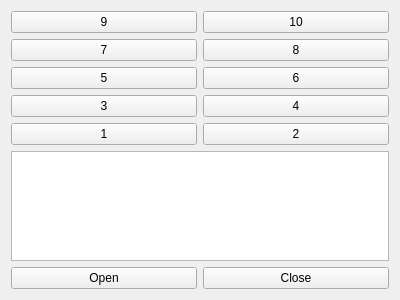
<?xml version="1.0" encoding="UTF-8"?>
<ui version="4.0">
 <class>ElevatorUserInterface</class>
 <widget class="QWidget" name="ElevatorUserInterface">
  <property name="geometry">
   <rect>
    <x>0</x>
    <y>0</y>
    <width>400</width>
    <height>300</height>
   </rect>
  </property>
  <property name="windowTitle">
   <string>ElevatorUserInterface</string>
  </property>
  <layout class="QGridLayout" name="gridLayout_2">
   <item row="0" column="0">
    <layout class="QGridLayout" name="gridLayout">
     <item row="2" column="1">
      <widget class="QPushButton" name="pushButton_6F">
       <property name="text">
        <string>6</string>
       </property>
      </widget>
     </item>
     <item row="1" column="1">
      <widget class="QPushButton" name="pushButton_8F">
       <property name="text">
        <string>8</string>
       </property>
      </widget>
     </item>
     <item row="0" column="0">
      <widget class="QPushButton" name="pushButton_9F">
       <property name="text">
        <string>9</string>
       </property>
      </widget>
     </item>
     <item row="4" column="1">
      <widget class="QPushButton" name="pushButton_2F">
       <property name="text">
        <string>2</string>
       </property>
      </widget>
     </item>
     <item row="3" column="1">
      <widget class="QPushButton" name="pushButton_4F">
       <property name="text">
        <string>4</string>
       </property>
      </widget>
     </item>
     <item row="1" column="0">
      <widget class="QPushButton" name="pushButton_7F">
       <property name="text">
        <string>7</string>
       </property>
      </widget>
     </item>
     <item row="2" column="0">
      <widget class="QPushButton" name="pushButton_5F">
       <property name="text">
        <string>5</string>
       </property>
      </widget>
     </item>
     <item row="4" column="0">
      <widget class="QPushButton" name="pushButton_1F">
       <property name="text">
        <string>1</string>
       </property>
      </widget>
     </item>
     <item row="0" column="1">
      <widget class="QPushButton" name="pushButton_10F">
       <property name="text">
        <string>10</string>
       </property>
      </widget>
     </item>
     <item row="3" column="0">
      <widget class="QPushButton" name="pushButton_3F">
       <property name="text">
        <string>3</string>
       </property>
      </widget>
     </item>
    </layout>
   </item>
   <item row="2" column="0">
    <layout class="QHBoxLayout" name="horizontalLayout">
     <item>
      <widget class="QPushButton" name="pushButton_13">
       <property name="text">
        <string>Open</string>
       </property>
      </widget>
     </item>
     <item>
      <widget class="QPushButton" name="pushButton_12">
       <property name="text">
        <string>Close</string>
       </property>
      </widget>
     </item>
    </layout>
   </item>
   <item row="1" column="0">
    <layout class="QVBoxLayout" name="verticalLayout_2">
     <item>
      <widget class="QTextBrowser" name="textBrowser"/>
     </item>
    </layout>
   </item>
  </layout>
 </widget>
 <layoutdefault spacing="6" margin="11"/>
 <resources/>
 <connections/>
</ui>
